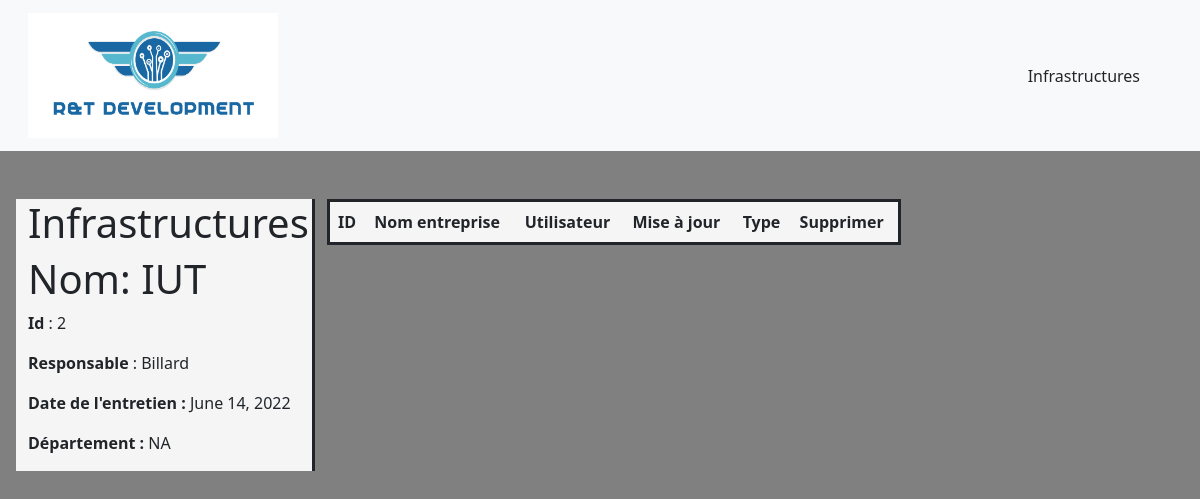
The app's page /TD1App/infrastructure/2 with its own data.
### TD1App/models.py (models this page shows)
class Infrastructure (models.Model):
    id_i = models.AutoField (primary_key=True, editable=False)
    entreprise = models.CharField (max_length=30)
    responsable = models.CharField (max_length=17)
    entretien = models.DateField (default= datetime.now())
    departement = models.CharField (max_length=40)

### TD1App/views.py (the view)
# urls.py: path('infrastructure/<pk>', views.infrastructure_detail_view, name = 'infrastructure-detail'),
def infrastructure_detail_view(request, pk):
	infrastructure = get_object_or_404(Infrastructure, id_i=pk)
	context = {'infrastructure': infrastructure}
	return render(request, 'td1app/infrastructure_detail.html', context)

### TD1App/templates/td1app/infrastructure_detail.html (shortened to what this page needs)
<!DOCTYPE html>
<html lang="en">
<head>
    <link href="https://cdn.jsdelivr.net/npm/bootstrap@5.2.0-beta1/dist/css/bootstrap.min.css" rel="stylesheet">
</head>
<body style="background-color: gray">
    <header>
        <nav class="navbar bg-light">
            <div class="container-fluid">
              <a class="navbar-brand ms-3">
                {% load static %}
                <img src="{% static 'td1app/image/logo.png' %}" alt="logo" style="width: 250px;height: 125px;">
              </a>
              <form class="d-flex me-5" >
                <a class="nav-link active" aria-current="page" href="../infrastructure">Infrastructures</a>
              </form>
            </div>
        </nav>
    </header>
    <div class="row mt-5 ms-3">
        <div class="col-3" style="background-color: whitesmoke; border-right: 3px solid;">
            <h1>Infrastructures</h1>
            {% block content %}
            <h1>Nom: {{ infrastructure.entreprise }}</h1>
            <p><strong>Id</strong> : {{ infrastructure.id_i }}</p>
            <p><strong>Responsable</strong> : {{ infrastructure.responsable }}</p>
            <p> <strong>Date de l'entretien :</strong> {{ infrastructure.entretien }}</p>
            <p><strong> Département :</strong> {{ infrastructure.departement }}</p>
            {% endblock %}
        </div>
        <div class="col-6" >
            <table class="table" style="background-color: whitesmoke; border: 3px solid;">
                <thead>
                    <tr>
                    <th scope="col">ID</th>
                    <th scope="col">Nom entreprise</th>
                    <th scope="col">Utilisateur</th>
                    <th scope="col">Mise à jour</th>
                    <th scope="col">Type</th>
                    <th scope="col">Supprimer</th>
                    </tr>
                </thead>
            </table>
        </div>
    </div>
</body>
</html>

### records on screen
Infrastructure: entreprise "IUT", id_i "2", responsable "Billard", entretien "June 14, 2022", departement "NA"
